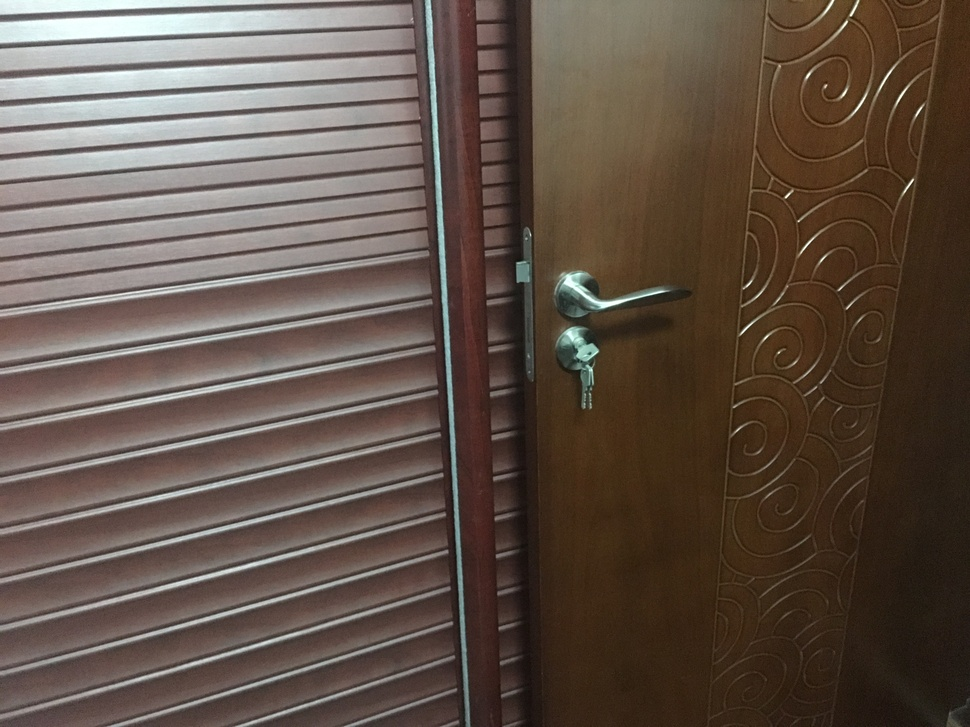
#> input picture opencv_python/img/sample3.jpg, 970 x 727 px, shrunk from 4032 x 3024 before the run
$ jupyter execute sift_opencv.ipynb   (Python 2 division)
#> lines starting #> are read from the running program, lines starting #| are printed output that depends on the picture
[cell 1]
import cv2
import numpy as np
import matplotlib.pyplot as plt

[cell 2]
img1 = cv2.imread('img/sample3.jpg', 0)
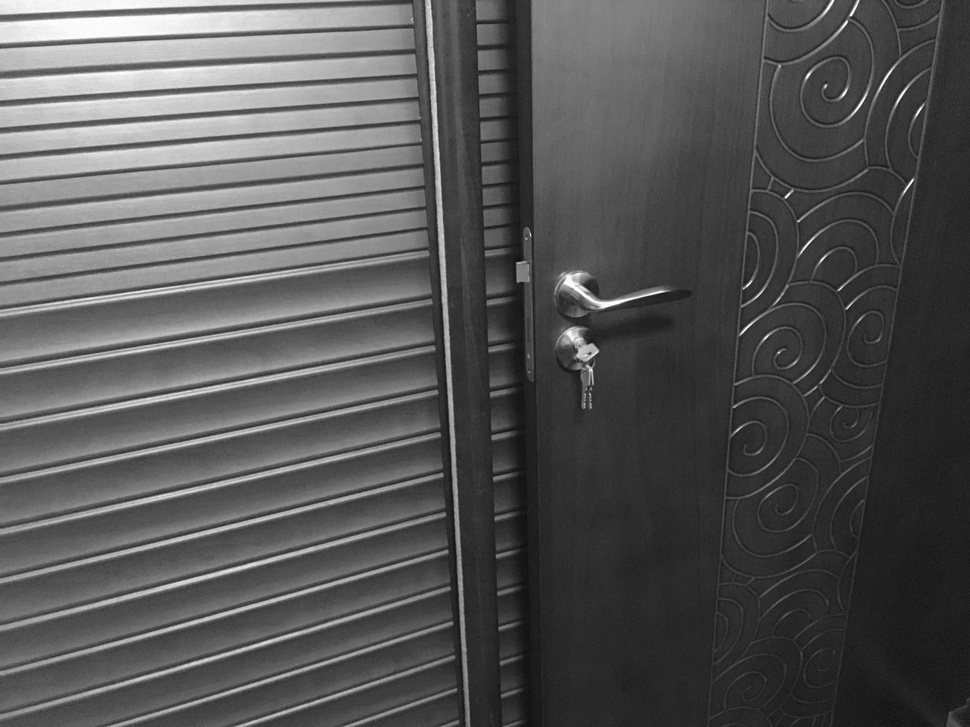
#> img1: shape (727, 970); min 15, max 255, mean 86.1
img2 = cv2.imread('img/sample4.jpg', 0)
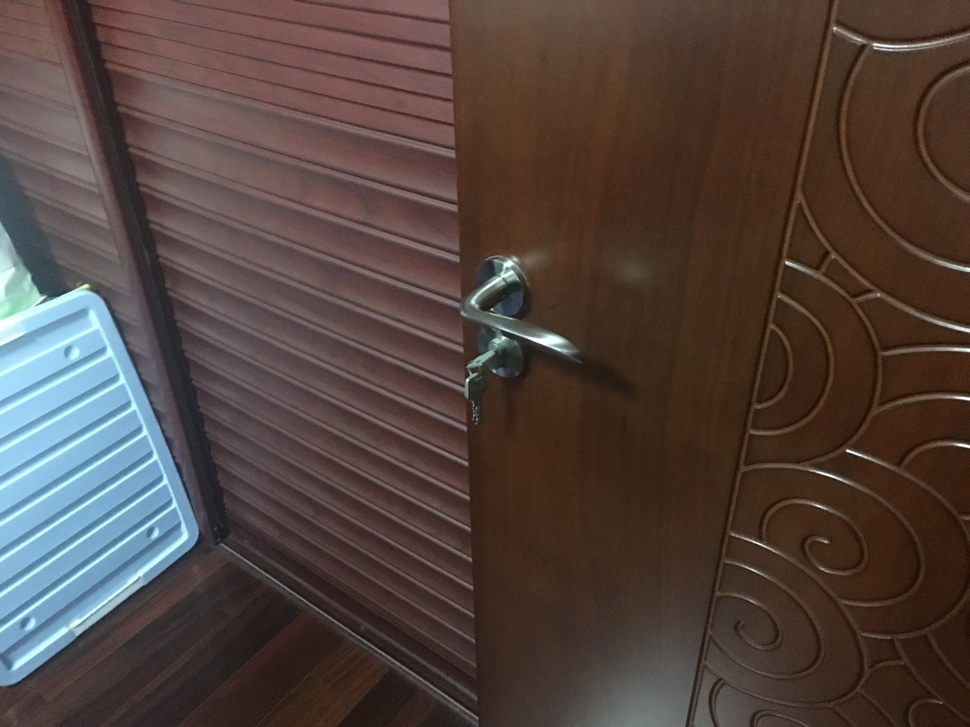
#> input picture opencv_python/img/sample4.jpg, 970 x 727 px, shrunk from 4032 x 3024 before the run
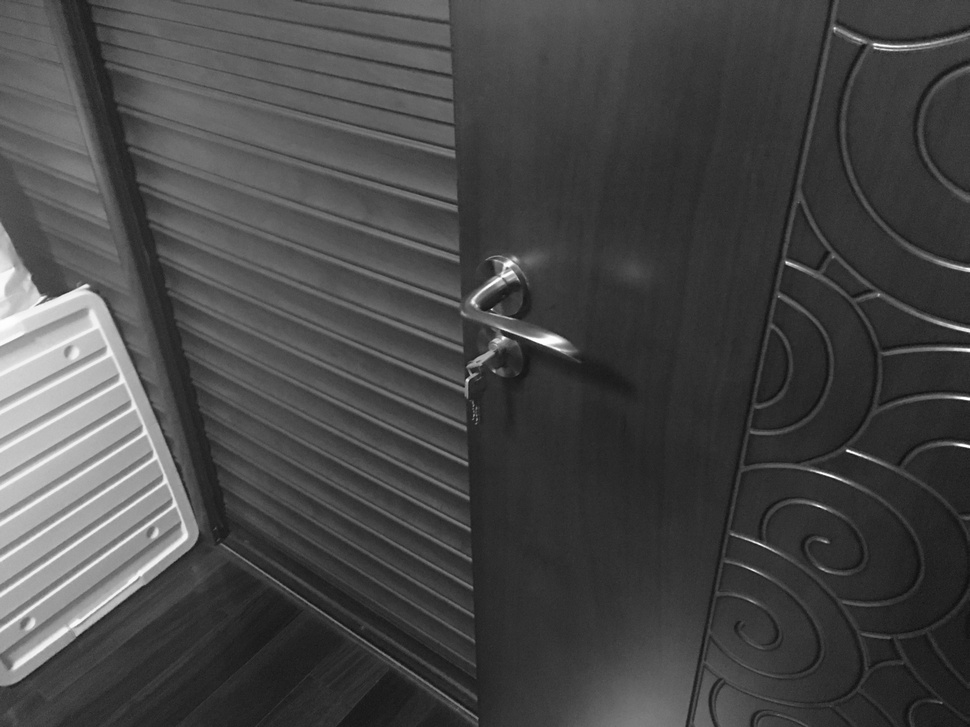
#> img2: shape (727, 970); min 14, max 255, mean 71.3

[cell 3]
MIN_MATCH_COUNT = 10

[cell 4]
t1 = cv2.getTickCount()
sift = cv2.xfeatures2d.SIFT_create(10000)
kp1, des1 = sift.detectAndCompute(img1, None)
#> kp1 = 1281 keypoints; strongest (x, y, size): (786, 197, 2), (851, 15, 2.1), (844, 94, 2.5), (846, 22, 2.3)
kp2, des2 = sift.detectAndCompute(img2, None)
#> kp2 = 978 keypoints; strongest (x, y, size): (848, 451, 2.1), (550, 341, 12), (467, 380, 2.3), (821, 473, 2)

FLANN_INDEX_KDTREE = 0
index_params = dict(algorithm = FLANN_INDEX_KDTREE, trees = 5)
search_params = dict(checks = 50)

flann = cv2.FlannBasedMatcher(index_params, search_params)

matches = flann.knnMatch(des1, des2, k=2)
#> matches = 1281 matches

good = []
for m, n in matches:
    if m.distance < 0.75*n.distance:
        good.append([m])
#> after the loop, good = 53 matches
t2 = cv2.getTickCount()
t = (t2-t1)/cv2.getTickFrequency()
print t

[cell 5]
img3 = cv2.drawMatchesKnn(img1, kp1, img2, kp2, matches[:100], None, matchColor=(255,0,0), flags=2)
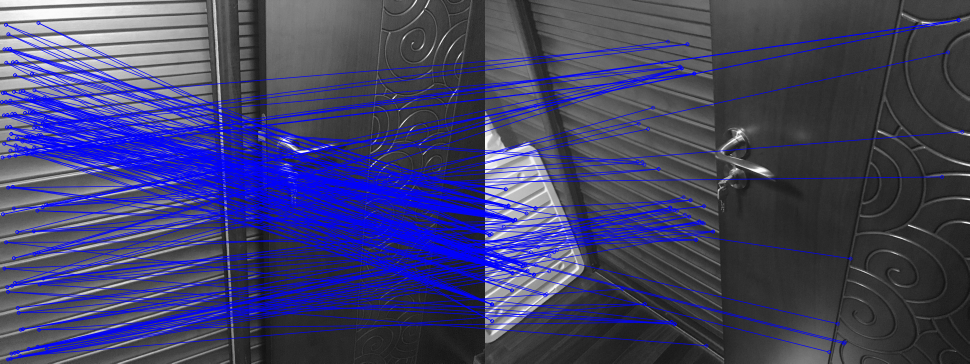
#> img3: shape (727, 1940, 3) (shown at 1/2 size); mean of channels 0, 1, 2 105.4, 65.4, 65.4; drawn as B, G, R
plt.imshow(img3)
plt.show()
